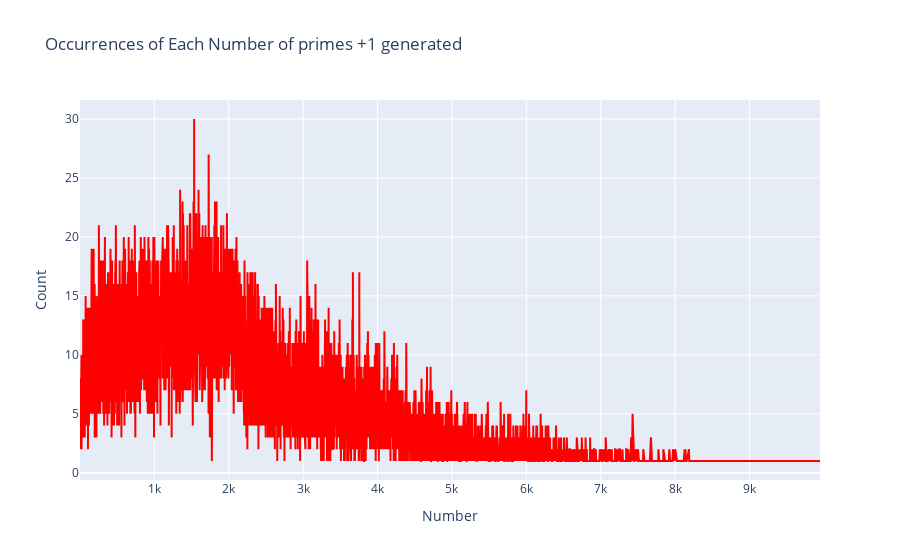

Source (notebook cell):
### Code cell
import pandas as pd
import plotly.graph_objects as go

# Read the CSV file
datatxt = pd.read_csv('primes_data40000-40500 copy.txt')

# Count occurrences of each number in the 'Number' column
number_counts_primes_plus_one = datatxt['Primes +1'].value_counts().sort_index()
number_counts_primes_minus_one = datatxt['Primes -1'].value_counts().sort_index()
number_counts_primes_twins = datatxt['Twins'].value_counts().sort_index()
"""data2 = pd.read_csv('primes_data40000-40500 copy.txt')

# Count occurrences of each number in the specified columns for the second dataset
number_counts_primes_plus_one_data2 = data2['Primes +1'].value_counts().sort_index()
number_counts_primes_minus_one_data2 = data2['Primes -1'].value_counts().sort_index()
number_counts_primes_twins_data2 = data2['Twins'].value_counts().sort_index()

# Add the counts from the second dataset to the counts from the first dataset
number_counts_primes_plus_one = number_counts_primes_plus_one.add(number_counts_primes_plus_one_data2, fill_value=0)
number_counts_primes_minus_one = number_counts_primes_minus_one.add(number_counts_primes_minus_one_data2, fill_value=0)
number_counts_primes_twins = number_counts_primes_twins.add(number_counts_primes_twins_data2, fill_value=0)"""


print("Primes +1 Counts:\n", number_counts_primes_plus_one)
print("Primes -1 Counts:\n", number_counts_primes_minus_one)
print("Twins Counts:\n", number_counts_primes_twins)
# Plot the results using Plotly
fig = go.Figure(data=[go.Scatter(x=number_counts_primes_plus_one.index, y=number_counts_primes_plus_one.values,mode="lines",
     line=dict(color="red"))])

# Customize the plot
fig.update_layout(
    title='Occurrences of Each Number of primes +1 generated',
    xaxis_title='Number',
    yaxis_title='Count'
)

# Show the plot
fig.show()

fig_primes_minus_one = go.Figure(data=[go.Scatter(x=number_counts_primes_minus_one.index, y=number_counts_primes_minus_one.values,mode="lines",
     line=dict(color="red"))])

# Customize the plot
fig_primes_minus_one.update_layout(
    title='Occurrences of Each  Number primes -1 generated',
    xaxis_title='Number',
    yaxis_title='Count'
)

# Show the plot
fig_primes_minus_one.show()


fig_twins = go.Figure(data=[go.Scatter(
    x=number_counts_primes_twins.index,
     y=number_counts_primes_twins.values,
     mode="lines",
     line=dict(color="red")
     )])

# Customize the plot
fig_twins.update_layout(
    title='Occurrences of Each Number of Twins generated',
    xaxis_title='Number',
    yaxis_title='Count'
)

# Show the plot
fig_twins.show()

### Figure 1 — Plotly figure (JSON) as saved in the notebook; plotly's stock layout.template omitted (floating-point values rounded to 4 significant figures; data arrays with more than 128 entries replaced by an {"elided": "..."} marker saying what was removed)
{"data": [{"line": {"color": "red"}, "mode": "lines", "type": "scatter", "x": {"elided": "6551 int values"}, "y": {"elided": "6551 int values"}}], "layout": {"title": {"text": "Occurrences of Each Number of primes +1 generated"}, "xaxis": {"title": {"text": "Number"}}, "yaxis": {"title": {"text": "Count"}}}}
